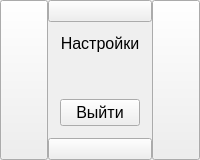
             <widget class="QWidget" name="settings_widget">
              <layout class="QGridLayout" name="settings_widget_grid">
               <property name="leftMargin">
                <number>0</number>
               </property>
               <property name="topMargin">
                <number>0</number>
               </property>
               <property name="rightMargin">
                <number>0</number>
               </property>
               <property name="bottomMargin">
                <number>0</number>
               </property>
               <property name="spacing">
                <number>0</number>
               </property>
               <item row="0" column="0">
                <layout class="QGridLayout" name="settings_widget_grid_2">
                 <property name="spacing">
                  <number>0</number>
                 </property>
                 <item row="1" column="1">
                  <widget class="QFrame" name="settings_widget_main_widget">
                   <property name="sizePolicy">
                    <sizepolicy hsizetype="Expanding" vsizetype="Fixed">
                     <horstretch>0</horstretch>
                     <verstretch>0</verstretch>
                    </sizepolicy>
                   </property>
                   <property name="frameShape">
                    <enum>QFrame::NoFrame</enum>
                   </property>
                   <layout class="QGridLayout" name="settings_widget_main_widget_grid">
                    <property name="leftMargin">
                     <number>0</number>
                    </property>
                    <property name="topMargin">
                     <number>0</number>
                    </property>
                    <property name="rightMargin">
                     <number>0</number>
                    </property>
                    <property name="bottomMargin">
                     <number>0</number>
                    </property>
                    <property name="spacing">
                     <number>0</number>
                    </property>
                    <item row="0" column="0">
                     <layout class="QGridLayout" name="settings_widget_main_widget_grid_2">
                      <property name="spacing">
                       <number>0</number>
                      </property>
                      <item row="0" column="0">
                       <widget class="QWidget" name="settings_widget_title_widget" native="true">
                        <layout class="QHBoxLayout" name="settings_widget_title_widget_grid">
                         <property name="spacing">
                          <number>0</number>
                         </property>
                         <property name="leftMargin">
                          <number>12</number>
                         </property>
                         <property name="topMargin">
                          <number>12</number>
                         </property>
                         <property name="rightMargin">
                          <number>12</number>
                         </property>
                         <property name="bottomMargin">
                          <number>12</number>
                         </property>
                         <item>
                          <layout class="QHBoxLayout" name="settings_widget_title_widget_grid_2">
                           <property name="spacing">
                            <number>0</number>
                           </property>
                           <item>
                            <widget class="QLabel" name="settings_widget_title_label">
                             <property name="sizePolicy">
                              <sizepolicy hsizetype="Preferred" vsizetype="Fixed">
                               <horstretch>0</horstretch>
                               <verstretch>0</verstretch>
                              </sizepolicy>
                             </property>
                             <property name="font">
                              <font>
                               <pointsize>12</pointsize>
                              </font>
                             </property>
                             <property name="text">
                              <string>Настройки</string>
                             </property>
                             <property name="alignment">
                              <set>Qt::AlignCenter</set>
                             </property>
                            </widget>
                           </item>
                          </layout>
                         </item>
                        </layout>
                       </widget>
                      </item>
                      <item row="4" column="0">
                       <widget class="QWidget" name="settings_widget_content_widget" native="true">
                        <property name="minimumSize">
                         <size>
                          <width>0</width>
                          <height>50</height>
                         </size>
                        </property>
                        <layout class="QGridLayout" name="settings_widget_content_widget_grid">
                         <property name="leftMargin">
                          <number>12</number>
                         </property>
                         <property name="topMargin">
                          <number>12</number>
                         </property>
                         <property name="rightMargin">
                          <number>12</number>
                         </property>
                         <property name="bottomMargin">
                          <number>12</number>
                         </property>
                         <property name="spacing">
                          <number>0</number>
                         </property>
                         <item row="0" column="0">
                          <layout class="QGridLayout" name="settings_widget_content_widget_grid_2">
                           <item row="0" column="0">
                            <widget class="QLabel" name="settings_widget_current_user_nick_label">
                             <property name="sizePolicy">
                              <sizepolicy hsizetype="Preferred" vsizetype="Fixed">
                               <horstretch>0</horstretch>
                               <verstretch>0</verstretch>
                              </sizepolicy>
                             </property>
                             <property name="font">
                              <font>
                               <pointsize>14</pointsize>
                              </font>
                             </property>
                             <property name="cursor">
                              <cursorShape>IBeamCursor</cursorShape>
                             </property>
                             <property name="text">
                              <string/>
                             </property>
                             <property name="alignment">
                              <set>Qt::AlignCenter</set>
                             </property>
                             <property name="textInteractionFlags">
                              <set>Qt::TextSelectableByMouse</set>
                             </property>
                            </widget>
                           </item>
                           <item row="1" column="0">
                            <widget class="QPushButton" name="logout_btn">
                             <property name="font">
                              <font>
                               <pointsize>12</pointsize>
                              </font>
                             </property>
                             <property name="cursor">
                              <cursorShape>PointingHandCursor</cursorShape>
                             </property>
                             <property name="text">
                              <string>Выйти</string>
                             </property>
                            </widget>
                           </item>
                          </layout>
                         </item>
                        </layout>
                       </widget>
                      </item>
                     </layout>
                    </item>
                   </layout>
                  </widget>
                 </item>
                 <item row="0" column="1">
                  <widget class="QPushButton" name="from_settings_page_to_main_page_btn_3">
                   <property name="sizePolicy">
                    <sizepolicy hsizetype="Expanding" vsizetype="Expanding">
                     <horstretch>0</horstretch>
                     <verstretch>0</verstretch>
                    </sizepolicy>
                   </property>
                   <property name="text">
                    <string/>
                   </property>
                  </widget>
                 </item>
                 <item row="0" column="0" rowspan="3">
                  <widget class="QPushButton" name="from_settings_page_to_main_page_btn_1">
                   <property name="sizePolicy">
                    <sizepolicy hsizetype="Expanding" vsizetype="Expanding">
                     <horstretch>0</horstretch>
                     <verstretch>0</verstretch>
                    </sizepolicy>
                   </property>
                   <property name="text">
                    <string/>
                   </property>
                  </widget>
                 </item>
                 <item row="2" column="1">
                  <widget class="QPushButton" name="from_settings_page_to_main_page_btn_4">
                   <property name="sizePolicy">
                    <sizepolicy hsizetype="Expanding" vsizetype="Expanding">
                     <horstretch>0</horstretch>
                     <verstretch>0</verstretch>
                    </sizepolicy>
                   </property>
                   <property name="text">
                    <string/>
                   </property>
                  </widget>
                 </item>
                 <item row="0" column="2" rowspan="3">
                  <widget class="QPushButton" name="from_settings_page_to_main_page_btn_2">
                   <property name="sizePolicy">
                    <sizepolicy hsizetype="Expanding" vsizetype="Expanding">
                     <horstretch>0</horstretch>
                     <verstretch>0</verstretch>
                    </sizepolicy>
                   </property>
                   <property name="text">
                    <string/>
                   </property>
                  </widget>
                 </item>
                </layout>
               </item>
              </layout>
             </widget>
